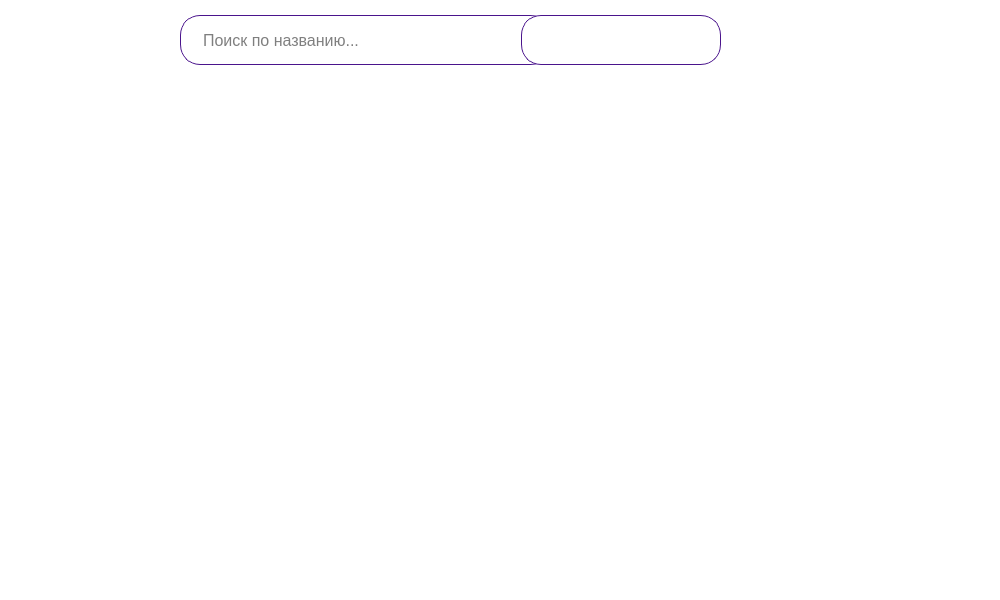
<?xml version="1.0" encoding="UTF-8"?>
<ui version="4.0">
 <class>UserPostsWindow</class>
 <widget class="QDialog" name="UserPostsWindow">
  <property name="geometry">
   <rect>
    <x>0</x>
    <y>0</y>
    <width>1000</width>
    <height>600</height>
   </rect>
  </property>
  <property name="minimumSize">
   <size>
    <width>1000</width>
    <height>600</height>
   </size>
  </property>
  <property name="maximumSize">
   <size>
    <width>1000</width>
    <height>600</height>
   </size>
  </property>
  <property name="windowTitle">
   <string>Мои посты</string>
  </property>
  <property name="windowIcon">
   <iconset resource="IMG.qrc">
    <normaloff>:/IMG/IMG/logoSN.png</normaloff>:/IMG/IMG/logoSN.png</iconset>
  </property>
  <property name="styleSheet">
   <string notr="true">background-color: white;</string>
  </property>
  <widget class="QPushButton" name="addPostButton">
   <property name="geometry">
    <rect>
     <x>760</x>
     <y>10</y>
     <width>61</width>
     <height>61</height>
    </rect>
   </property>
   <property name="cursor">
    <cursorShape>PointingHandCursor</cursorShape>
   </property>
   <property name="styleSheet">
    <string notr="true">QPushButton 
{
	background-color: white;
    border-radius: 30px;
}

QPushButton:hover
{
    background: qlineargradient(
        x1:0, y1:0, x2:0, y2:1,
        stop:0 #6a3093, 
        stop:1 #a044ff 
    );
}</string>
   </property>
   <property name="text">
    <string/>
   </property>
   <property name="icon">
    <iconset resource="IMG.qrc">
     <normaloff>:/IMG/IMG/AddPostPin50x50SN.png</normaloff>:/IMG/IMG/AddPostPin50x50SN.png</iconset>
   </property>
   <property name="iconSize">
    <size>
     <width>50</width>
     <height>50</height>
    </size>
   </property>
  </widget>
  <widget class="QLineEdit" name="searchText">
   <property name="geometry">
    <rect>
     <x>180</x>
     <y>15</y>
     <width>371</width>
     <height>50</height>
    </rect>
   </property>
   <property name="font">
    <font>
     <family>Arial</family>
     <pointsize>12</pointsize>
    </font>
   </property>
   <property name="cursor">
    <cursorShape>IBeamCursor</cursorShape>
   </property>
   <property name="styleSheet">
    <string notr="true">QLineEdit
{
	background-color: white;
	color: black;
	border: 1px solid #4a148c; 
	border-radius: 20px;
	padding-left: 20px;
}</string>
   </property>
   <property name="inputMask">
    <string/>
   </property>
   <property name="text">
    <string/>
   </property>
   <property name="maxLength">
    <number>100</number>
   </property>
   <property name="placeholderText">
    <string>Поиск по названию...</string>
   </property>
  </widget>
  <widget class="QPushButton" name="searchButton">
   <property name="geometry">
    <rect>
     <x>521</x>
     <y>15</y>
     <width>200</width>
     <height>50</height>
    </rect>
   </property>
   <property name="minimumSize">
    <size>
     <width>1</width>
     <height>0</height>
    </size>
   </property>
   <property name="font">
    <font>
     <family>Arial</family>
     <pointsize>14</pointsize>
     <bold>true</bold>
    </font>
   </property>
   <property name="cursor">
    <cursorShape>PointingHandCursor</cursorShape>
   </property>
   <property name="styleSheet">
    <string notr="true">QPushButton 
{
    background: qlineargradient(
        x1:0, y1:0, x2:0, y2:1,
        stop:0 #6a3093, 
        stop:1 #a044ff 
    );
    color: white;     
    border-radius: 20px;
    padding: 8px 16px;  
    font-weight: bold;   
    border: 1px solid #4a148c; 
}

QPushButton:hover
 {
    background: qlineargradient(
        x1:0, y1:0, x2:0, y2:1,
        stop:0 #7b1fa2,
        stop:1 #aa00ff
    );
    border: 2px solid #7b1fa2;
}

QPushButton:pressed 
{
    background: qlineargradient(
        x1:0, y1:0, x2:0, y2:1,
        stop:0 #4a148c,
        stop:1 #7b1fa2
    );
}</string>
   </property>
   <property name="text">
    <string>Найти</string>
   </property>
  </widget>
  <widget class="QListWidget" name="postUserList">
   <property name="geometry">
    <rect>
     <x>100</x>
     <y>100</y>
     <width>801</width>
     <height>501</height>
    </rect>
   </property>
   <property name="styleSheet">
    <string notr="true">QListWidget
{
    background-color: white;
    border: none;
}

QScrollBar:vertical 
{
	border: none;
    background: #f5f5f5;
    width: 10px;
    margin: 0px 0px 0px 0px;
}

QScrollBar::handle:vertical 
{
	background: #c1c1c1;
    min-height: 20px;
    border-radius: 5px;
}

QScrollBar::handle:vertical:hover 
{
	background: #a8a8a8;
}

QScrollBar::handle:vertical:pressed
{
	background: #787878;
}

QScrollBar::add-line:vertical 
{
	border: none;
    background: none;
    height: 0px;
    subcontrol-position: bottom;
    subcontrol-origin: margin;
}

QScrollBar::sub-line:vertical 
{
	border: none;
	background: none;
	height: 0px;
	subcontrol-position: top;
	subcontrol-origin: margin;
}

QScrollBar::add-page:vertical, QScrollBar::sub-page:vertical 
{
	background: none;
}

QScrollBar:horizontal 
{
	border: none;
    background: #f5f5f5;
    height: 10px;
    margin: 0px 0px 0px 0px;
}

QScrollBar::handle:horizontal 
{
    background: #c1c1c1;
    min-width: 20px;
	border-radius: 5px;
}

QScrollBar::handle:horizontal:hover 
{
	background: #a8a8a8;
}

QScrollBar::handle:horizontal:pressed 
{
	background: #787878;
}

QScrollBar::add-line:horizontal 
{
    border: none;
    background: none;
    width: 0px;
    subcontrol-position: right;
	subcontrol-origin: margin;
}

QScrollBar::sub-line:horizontal 
{
    border: none;
    background: none;
    width: 0px;
    subcontrol-position: left;
	subcontrol-origin: margin;
}

QScrollBar::add-page:horizontal, QScrollBar::sub-page:horizontal
{
	background: none;
}</string>
   </property>
  </widget>
 </widget>
 <resources>
  <include location="IMG.qrc"/>
 </resources>
 <connections/>
</ui>
